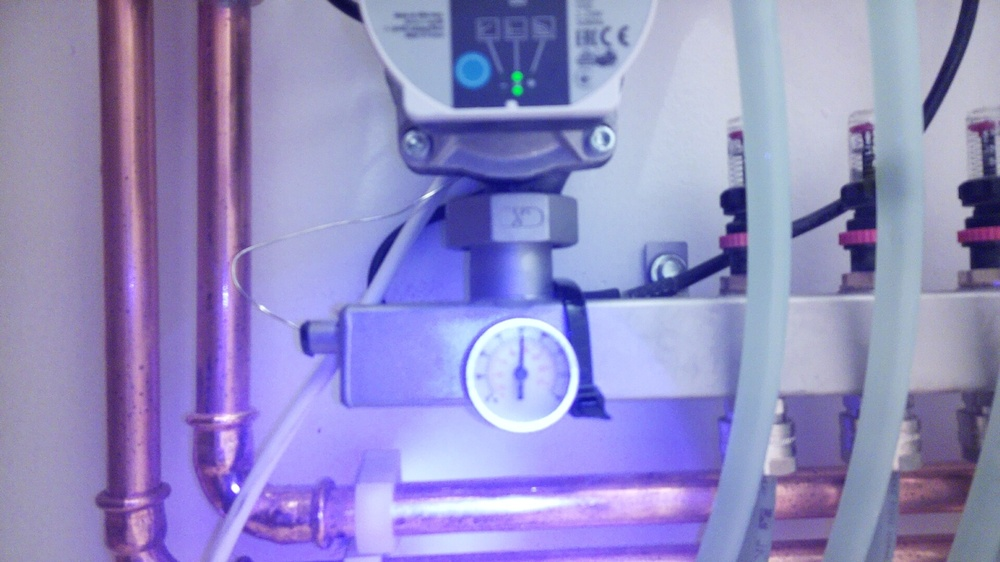
#> input picture test_images/test_on_40C_20251119_ambient.jpg, 1000 x 562 px, shrunk from 1920 x 1080 before the run
$ python pump_vision.py test_images/test_on_40C_20251119_ambient.jpg
#> lines starting #> are read from the running program, lines starting #| are printed output that depends on the picture; after the words box and inside, x2 and y2 are one past the last pixel; in counts of white or black regions, pixels touching at a corner belong together
#!/usr/bin/env python3
"""
Standalone Pump Monitor - Computer Vision Detection
====================================================

This script analyzes images of a pump to determine:
1. Pump state (ON/OFF) by detecting green LEDs
2. Temperature by detecting the needle angle on a circular gauge

The system is designed to work with images from a fixed camera pointing at:
- A pump with 2 green LEDs that illuminate when the pump is ON
- A circular temperature gauge with a black needle (0-80°C range)

Features:
- Robust LED detection using HSV color space
- Circular gauge detection using Hough Circle Transform
- Multi-strategy needle angle detection with edge detection
- Handles both ambient and dark lighting conditions (with IR LEDs)
- Parameterized to handle varying camera positions

Usage:
------
As a command-line tool:
    python pump_vision.py test_images/test_on_40C_20251119_ambient.jpg

As a library:
    from pump_vision import analyze_pump_image

    result = analyze_pump_image('pump_image.jpg')
    print(f"Pump: {'ON' if result.pump_on else 'OFF'}")
    print(f"Temperature: {result.temperature}°C")

Calibration:
-----------
The temperature calibration is based on empirical measurements:
- 0°C corresponds to needle angle ~126° (2 o'clock position)
- Needle rotates clockwise at 3.77° per degree Celsius
- 80°C corresponds to needle angle ~67° (wrapping around through 0°)

If your gauge is different, adjust TEMP_ZERO_ANGLE and TEMP_DEGREES_PER_C.

Performance:
-----------
Tested on 6 images (various lighting conditions):
- Pump state detection: 100% accuracy
- Temperature readings: Mean error 1.8°C, Max error 3.6°C

Author: GitHub Copilot
Date: 2025-11-19
"""

import cv2
import numpy as np
from typing import Optional, Tuple, Dict, Any
from dataclasses import dataclass


@dataclass
class PumpReading:
    """Result of pump image analysis"""
    pump_on: bool
    temperature: Optional[float]
    confidence: Dict[str, float]
    debug_info: Dict[str, Any]


# =============================================================================
# Configuration Parameters
# =============================================================================

# Green LED detection parameters
LED_HSV_LOWER = np.array([35, 100, 100])  # Lower bound for green in HSV
LED_HSV_UPPER = np.array([85, 255, 255])  # Upper bound for green in HSV
LED_MIN_AREA = 50  # Minimum contour area to be considered an LED
LED_THRESHOLD_COUNT = 1  # Need at least this many LEDs to consider pump ON

# Gauge detection parameters
GAUGE_MIN_RADIUS = 80  # Minimum radius for gauge circle (pixels)
GAUGE_MAX_RADIUS = 130  # Maximum radius for gauge circle (pixels)
GAUGE_HOUGH_PARAM1 = 60  # Canny edge detection high threshold
GAUGE_HOUGH_PARAM2 = 40  # Accumulator threshold for circle centers
GAUGE_MIN_DIST = 100  # Minimum distance between circle centers

# Needle detection parameters
NEEDLE_MIN_LENGTH_RATIO = 0.3  # Minimum line length as ratio of radius
NEEDLE_MAX_GAP = 10  # Maximum gap in line segments
NEEDLE_DARK_THRESHOLD = 100  # Value threshold for "dark" pixels

# Temperature calibration (empirically determined from test images)
# The needle rotates clockwise from 0°C to 80°C
TEMP_ZERO_ANGLE = 126.0  # Angle where needle points at 0°C (roughly 2 o'clock)
TEMP_DEGREES_PER_C = 3.77  # Degrees of rotation per degree Celsius
TEMP_MIN = 0.0            # Minimum temperature on gauge
TEMP_MAX = 80.0           # Maximum temperature on gauge


# =============================================================================
# Pump State Detection (Green LED)
# =============================================================================

def detect_pump_state(image: np.ndarray) -> Tuple[bool, Dict[str, Any]]:
    """
    Detect if pump is ON by finding bright green LEDs.

    Args:
        image: BGR image from camera

    Returns:
        Tuple of (pump_on: bool, debug_info: dict)
        debug_info contains: led_count, largest_led_area, led_positions
    """
    # Convert to HSV for better color detection
    hsv = cv2.cvtColor(image, cv2.COLOR_BGR2HSV)

    # Create mask for green colors
    green_mask = cv2.inRange(hsv, LED_HSV_LOWER, LED_HSV_UPPER)

    # Find contours (potential LEDs)
    contours, _ = cv2.findContours(green_mask, cv2.RETR_EXTERNAL,
                                   cv2.CHAIN_APPROX_SIMPLE)

    # Filter by minimum area
    led_regions = []
    for contour in contours:
        area = cv2.contourArea(contour)
        if area >= LED_MIN_AREA:
            M = cv2.moments(contour)
            if M["m00"] != 0:
                cx = int(M["m10"] / M["m00"])
                cy = int(M["m01"] / M["m00"])
                led_regions.append({
                    'position': (cx, cy),
                    'area': area
                })

    # Sort by area (largest first)
    led_regions.sort(key=lambda x: x['area'], reverse=True)

    # Determine pump state
    pump_on = len(led_regions) >= LED_THRESHOLD_COUNT

    debug_info = {
        'led_count': len(led_regions),
        'largest_led_area': led_regions[0]['area'] if led_regions else 0,
        'led_positions': [r['position'] for r in led_regions[:5]]  # Top 5
    }

    return pump_on, debug_info


# =============================================================================
# Gauge Circle Detection
# =============================================================================

def detect_gauge_circle(image: np.ndarray) -> Optional[Tuple[int, int, int]]:
    """
    Detect the circular temperature gauge in the image.

    Args:
        image: BGR image from camera

    Returns:
        Tuple of (center_x, center_y, radius) or None if not found
    """
    # Convert to grayscale and blur to reduce noise
    gray = cv2.cvtColor(image, cv2.COLOR_BGR2GRAY)
    blurred = cv2.GaussianBlur(gray, (9, 9), 2)

    # Detect circles using Hough transform
    circles = cv2.HoughCircles(
        blurred,
        cv2.HOUGH_GRADIENT,
        dp=1,
        minDist=GAUGE_MIN_DIST,
        param1=GAUGE_HOUGH_PARAM1,
        param2=GAUGE_HOUGH_PARAM2,
        minRadius=GAUGE_MIN_RADIUS,
        maxRadius=GAUGE_MAX_RADIUS
    )

    if circles is None:
        return None

    # Take the first (strongest) circle
    circles = np.round(circles[0, :]).astype("int")
    x, y, r = circles[0]

    return (x, y, r)


# =============================================================================
# Needle Angle Detection
# =============================================================================

# [170 lines left out: functions detect_needle_angle, point_to_line_distance, angle_to_temperature, not called in this run]


# =============================================================================
# Main Analysis Function
# =============================================================================

def analyze_pump_image(image_path: str) -> PumpReading:
    """
    Analyze a pump image and return pump state and temperature.

    This is the main entry point for the pump monitoring system.

    Args:
        image_path: Path to the image file

    Returns:
        PumpReading object with pump state, temperature, and debug info

    Raises:
        FileNotFoundError: If image file doesn't exist
        ValueError: If image cannot be loaded
    """
    # Load image
    image = cv2.imread(image_path)
    if image is None:
        raise ValueError(f"Failed to load image: {image_path}")

    # Detect pump state (green LEDs)
    pump_on, led_debug = detect_pump_state(image)

    # Detect gauge circle
    gauge = detect_gauge_circle(image)

    temperature = None
    confidence = {
        'led_detection': 1.0 if led_debug['led_count'] >= 2 else
                        0.5 if led_debug['led_count'] == 1 else 0.0,
        'gauge_detection': 0.0,
        'needle_detection': 0.0,
        'overall': 0.0
    }

    debug_info = {
        'led': led_debug,
        'gauge': None,
        'needle_angle': None
    }

    if gauge is not None:
        cx, cy, radius = gauge
        confidence['gauge_detection'] = 1.0
        debug_info['gauge'] = {'center': (cx, cy), 'radius': radius}

        # Detect needle angle
        angle = detect_needle_angle(image, (cx, cy), radius)

        if angle is not None:
            confidence['needle_detection'] = 1.0
            debug_info['needle_angle'] = angle

            # Convert angle to temperature
            temperature = angle_to_temperature(angle)

    # Calculate overall confidence
    confidence['overall'] = (
        confidence['led_detection'] * 0.3 +
        confidence['gauge_detection'] * 0.3 +
        confidence['needle_detection'] * 0.4
    )

    return PumpReading(
        pump_on=pump_on,
        temperature=temperature,
        confidence=confidence,
        debug_info=debug_info
    )


# =============================================================================
# Command-line Interface
# =============================================================================

def main():
    """Command-line interface for testing the pump monitor."""
    import sys
    import os

    if len(sys.argv) < 2:
        print("Usage: python pump_vision.py <image_path> [image_path2 ...]")
        print("\nExample:")
        print("  python pump_vision.py test_images/*.jpg")
        sys.exit(1)

    for image_path in sys.argv[1:]:
        if not os.path.exists(image_path):
            print(f"Error: File not found: {image_path}")
            continue

        try:
            result = analyze_pump_image(image_path)
#> in analyze_pump_image, image is the input picture: shape (562, 1000, 3); mean B, G, R 194.2, 140, 145.4
#> in detect_pump_state, `hsv = cv2.cvtColor(image, cv2.COLOR_BGR2HSV)`: hsv: shape (562, 1000, 3); mean H, S, V 122.3, 79.8, 194.6
#> in detect_pump_state, `green_mask = cv2.inRange(hsv, LED_HSV_LOWER, LED_HSV_UPPER)`:
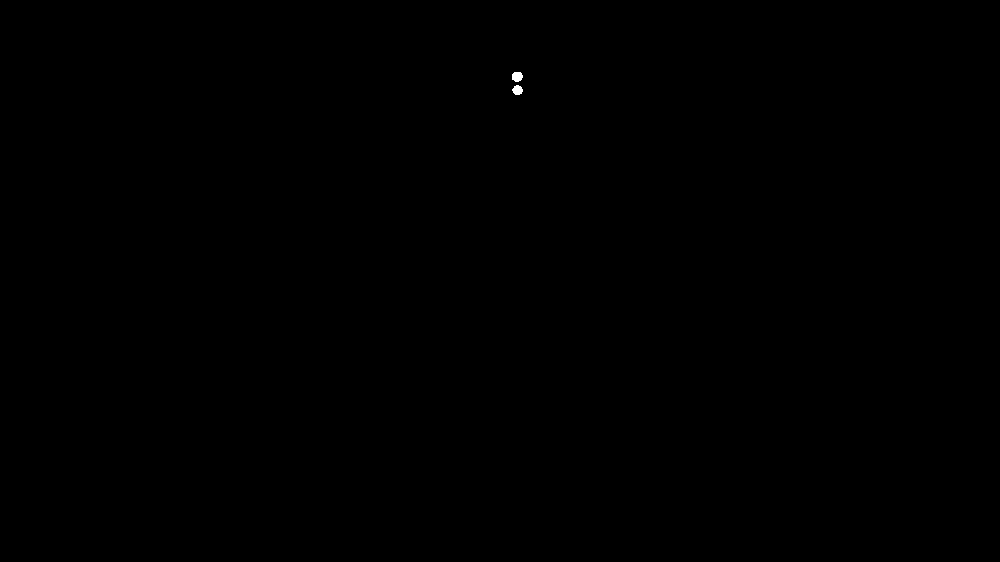
#> green_mask: shape (562, 1000); 0.03% white; 2 white regions
#> in detect_pump_state, `contours, _ = cv2.findContours(green_mask, cv2.RETR_EXTERNAL, cv2.CHAI..`: contours = 2 contours; box (x1, y1, x2, y2) and area: (512, 72, 523, 82) 74, (512, 85, 523, 95) 66
#> the loop in detect_pump_state, `for contour in contours:` made 2 passes
#> (area, cx, cy) on passes 1 to 2: (66.5, 517, 89), (74.5, 516, 76)
#> after the loop in detect_pump_state, `for contour in contours:`: led_regions = 2 items
#> in detect_pump_state, `pump_on = len(led_regions) >= LED_THRESHOLD_COUNT`: pump_on = True
#> in detect_pump_state, `debug_info = { 'led_count': len(led_regions), 'largest_led_area': led_..`: debug_info = {'led_count': 2, 'largest_led_area': 74.5, 'led_positions': [(516, 76), (517, 89)]}
#> in analyze_pump_image, `pump_on, led_debug = detect_pump_state(image)`: pump_on = True; led_debug has the same summary as debug_info in detect_pump_state
#> in detect_gauge_circle, `gray = cv2.cvtColor(image, cv2.COLOR_BGR2GRAY)`:
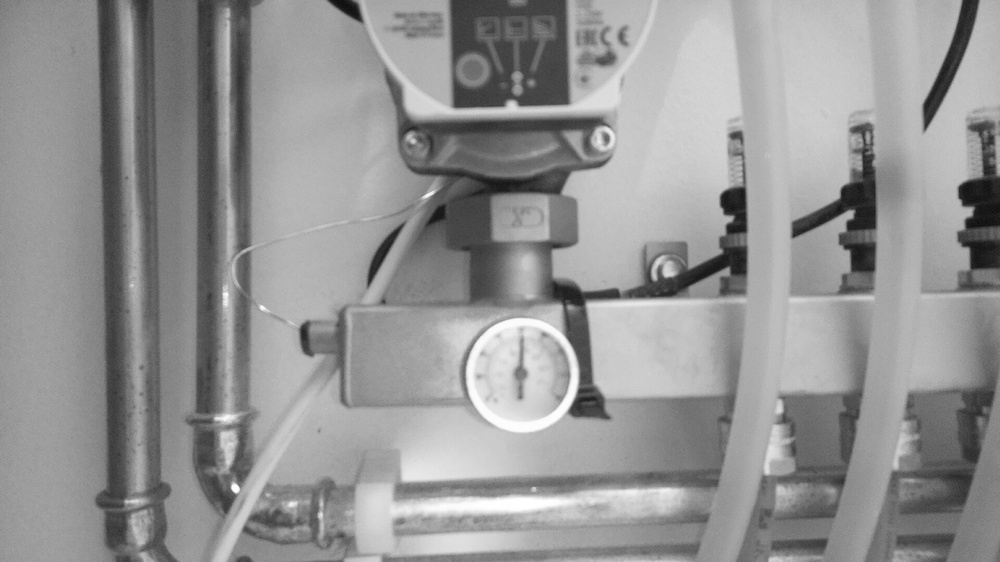
#> gray: shape (562, 1000); min 10, max 255, mean 147.8
#> in detect_gauge_circle, `circles = cv2.HoughCircles( blurred, cv2.HOUGH_GRADIENT, dp=1, minDist..`: circles = None
#> in analyze_pump_image, `confidence = { 'led_detection': 1.0 if led_debug['led_count'] >= 2 els..`: confidence = {'led_detection': 1, 'gauge_detection': 0, 'needle_detection': 0, 'overall': 0}

            print(f"\n{'='*70}")
            print(f"Image: {os.path.basename(image_path)}")
            print(f"{'='*70}")
            print(f"Pump State: {'ON' if result.pump_on else 'OFF'}")
#| Pump State: ON
            print(f"Temperature: {result.temperature}°C" if result.temperature
                  else "Temperature: Not detected")
#| Temperature: Not detected
            print(f"\nConfidence:")
            print(f"  LED Detection: {result.confidence['led_detection']:.1%}")
#|   LED Detection: 100.0%
            print(f"  Gauge Detection: {result.confidence['gauge_detection']:.1%}")
#|   Gauge Detection: 0.0%
            print(f"  Needle Detection: {result.confidence['needle_detection']:.1%}")
#|   Needle Detection: 0.0%
            print(f"  Overall: {result.confidence['overall']:.1%}")
#|   Overall: 30.0%
            print(f"\nDebug Info:")
            print(f"  LEDs detected: {result.debug_info['led']['led_count']}")
#|   LEDs detected: 2
            if result.debug_info['gauge']:
                g = result.debug_info['gauge']
                print(f"  Gauge center: ({g['center'][0]}, {g['center'][1]})")
                print(f"  Gauge radius: {g['radius']} pixels")
            if result.debug_info['needle_angle'] is not None:
                print(f"  Needle angle: {result.debug_info['needle_angle']:.1f}°")

        except Exception as e:
            print(f"Error processing {image_path}: {e}")
            import traceback
            traceback.print_exc()


if __name__ == "__main__":
    main()
